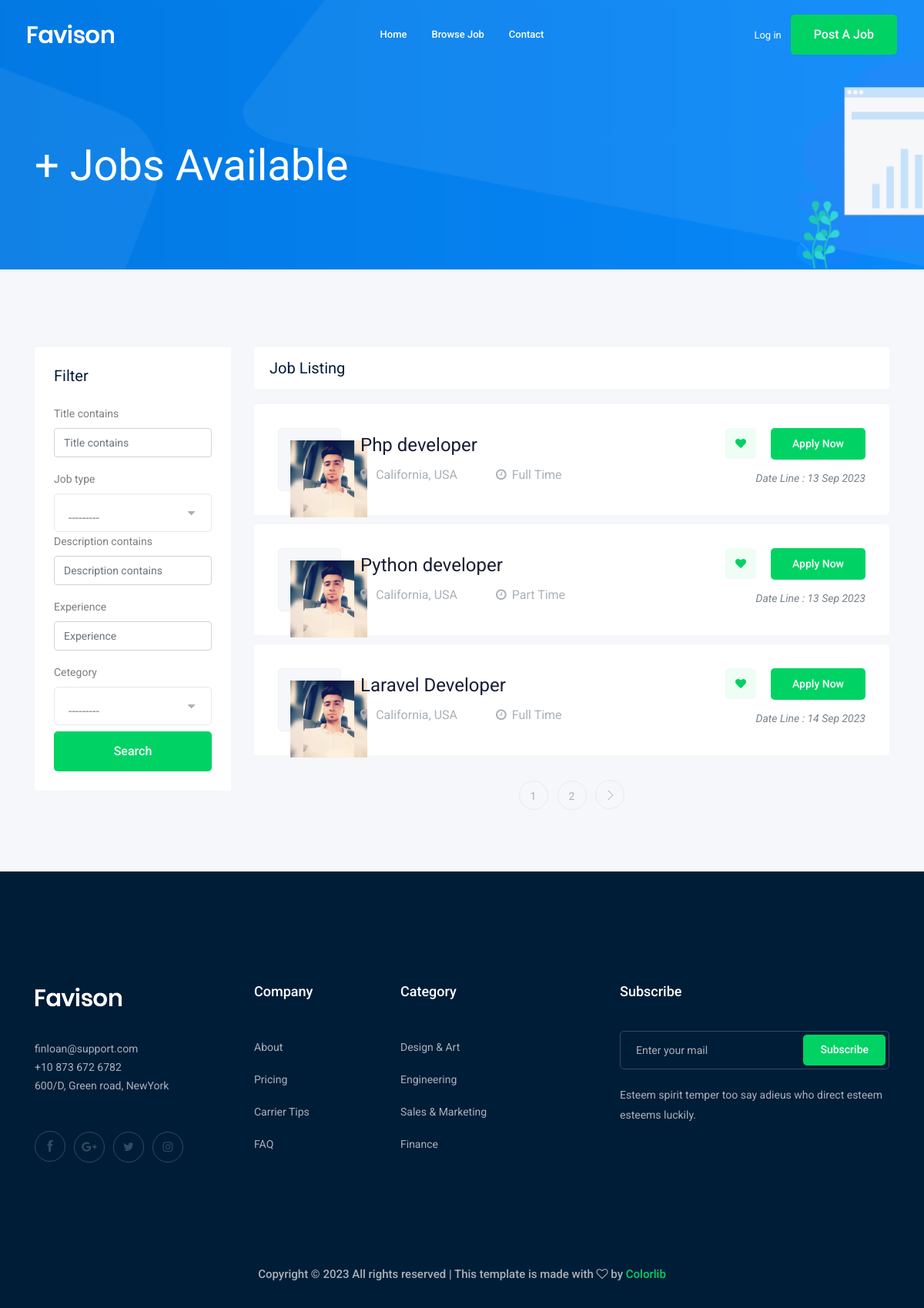
Screenshot of /jobs/ with the database file from the repository.
### job/models.py (models this page shows, shortened)
class Job(models.Model):
    owner = models.ForeignKey(
        User, related_name='job_owner', on_delete=models.CASCADE)
    title = models.CharField(max_length=100)
    job_type = models.CharField(max_length=100, choices=JOB_TYPE)
    description = models.TextField(null=True, max_length=1000, blank=True)
    publish_at = models.DateTimeField(auto_now=True)
    vacancy = models.IntegerField(default=1)
    salary = models.IntegerField(default=0)
    experience = models.IntegerField(default=1)
    cetegory = models.ForeignKey(
        Cetegory, on_delete=models.CASCADE, default=1)
    image = models.ImageField(upload_to=imageUpload, null=True)
    slug = models.SlugField(null=True, blank=True)

### job/views.py (the view)
# urls.py: path('', jobList, name='job_list'),
def jobList(request):
    job_list = Job.objects.all()
    job_filter = JobFilter(request.GET, queryset=job_list)
    job_list = job_filter.qs
    paginator = Paginator(job_list, 3)
    page_number = request.GET.get('page')
    page_obj = paginator.get_page(page_number)
    print(page_obj)
    context = {'job_list': page_obj, 'job_filter': job_filter}
    return render(request, 'job/job_list.html', context)

### job/models.py (called while the page is built)
    def __str__(self):
        return self.name

### job/templates/job/job_list.html (shortened to what this page needs)
{% extends "main.html" %}
{% load bootstrap4 %}
{% block body %}
<div class="bradcam_area bradcam_bg_1">
    <div class="container">
        <div class="row">
            <div class="col-xl-12">
                <div class="bradcam_text">
                    <h3>{{job_list.count}}+ Jobs Available</h3>
                </div>
            </div>
        </div>
    </div>
</div>
<div class="job_listing_area plus_padding">
    <div class="container">
        <div class="row">
            <div class="col-lg-3">
                <div class="job_filter white-bg">
                    <div class="form_inner white-bg">
                        <h3>Filter</h3>
                        <form method="GET">
                            {% bootstrap_form job_filter.form %}
                            <input type="submit" value="search" class="boxed-btn3 w-100 mt-2">
                        </form>
                    </div>
                </div>
            </div>
            <div class="col-lg-9">
                <div class="recent_joblist_wrap">
                    <div class="recent_joblist white-bg ">
                        <div class="row align-items-center">
                            <div class="col-md-6">
                                <h4>Job Listing</h4>
                            </div>
                        </div>
                    </div>
                </div>
                <div class="job_lists m-0">
                    <div class="row">
                        {% for job in job_list %}
                        <div class="col-lg-12 col-md-12">
                            <div class="single_jobs white-bg d-flex justify-content-between">
                                <div class="jobs_left d-flex align-items-center">
                                    <div class="thumb">
                                        <img src="{{job.image.url}}" alt="" width="100px" height="100px">
                                    </div>
                                    <div class="jobs_conetent">
                                        <a href="{% url 'jobs:job_detail' job.slug %}">
                                            <h4>{{job.title}}</h4>
                                        </a>
                                        <div class="links_locat d-flex align-items-center">
                                            <div class="location">
                                                <p> <i class="fa fa-map-marker"></i> California, USA</p>
                                            </div>
                                            <div class="location">
                                                <p> <i class="fa fa-clock-o"></i>{{job.job_type}}</p>
                                            </div>
                                        </div>
                                    </div>
                                </div>
                                <div class="jobs_right">
                                    <div class="apply_now">
                                        <a class="heart_mark" href="#"> <i class="fa fa-heart"></i> </a>
                                        <a href="{% url 'jobs:job_detail' job.slug %}" class="boxed-btn3">Apply Now</a>
                                    </div>
                                    <div class="date">
                                        <p>Date Line : {{job.publish_at|date:'d M o'}}</p>
                                    </div>
                                </div>
                            </div>
                        </div>
                        {% endfor %}
                    </div>
                    {% if job_list.has_other_pages %}
                    <div class="row">
                        <div class="col-lg-12">
                            <div class="pagination_wrap">
                                <ul>
                                    {% for i in job_list.paginator.page_range %}
                                    <li><a href="?page={{i}}"><span>{{i}}</span></a></li>
                                    {% endfor %}
                                    {% if job_list.has_next %}
                                    <li><a href="?page={{job_list.next_page_number}}"> <i class="ti-angle-right"></i>
                                        </a></li>
                                    {% endif %}
                                </ul>
                            </div>
                        </div>
                    </div>
                    {% endif %}
                </div>
            </div>
        </div>
    </div>
</div>
{% endblock body %}

### rows the page displays
Job: image (picture), title "Php developer", job_type "Full Time", publish_at "13 Sep 2023"
Job: image (picture), title "Python developer", job_type "Part Time", publish_at "13 Sep 2023"
Job: image (picture), title "Laravel Developer", job_type "Full Time", publish_at "14 Sep 2023"

### other values shown
{{ i }} "1" "2"
